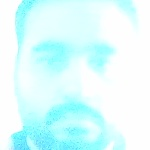
#> input picture PRY_ReconocimientoFacial/Reconocimiento Facial/Data/Jairo_Yesid_Lancheros/rotro_1.jpg, 150 x 150 px, given in place of the camera
$ python CrearDBrostros.py
#> lines starting #> are read from the running program, lines starting #| are printed output that depends on the picture
#https://docs.opencv.org/3.4/db/d28/tutorial_cascade_classifier.html
#https://opencv.org/
#https://revistadigital.inesem.es/informatica-y-tics/opencv/

#instalar opencv: detección de rostros y objetos
#!pip install opencv-python
#imutils: Una serie de funciones de conveniencia para hacer funciones básicas de procesamiento de imágenes
#!pip install imutils

import cv2
import os
import imutils

#cambiar por el nombre de la persona que vamos a guardar las imagenes
print("¿Nombre de la persona?")
nombre = input()
personName = nombre
#ruta Data
dataPath = 'Reconocimiento Facial/Data'
personPath = dataPath + '/' + personName

#crear la carpeta si no existe
if not os.path.exists(personPath):
    os.makedirs(personPath)
#captura de imagenes por medio de la camara
cap = cv2.VideoCapture(0,cv2.CAP_DSHOW)
#cap = cv2.VideoCapture('videoCamila.mp4')
faceClassif = cv2.CascadeClassifier(cv2.data.haarcascades+'haarcascade_frontalface_default.xml')
count = 0
#almacenar 300 rostros y luego se cierra
while True:
    ret, frame = cap.read()
#> frame is the input picture: shape (150, 150, 3); mean B, G, R 254, 253.7, 218.9
    if ret == False: break
    #redimensionar el tamaño de los fotogramas del video de entrada
    frame =  imutils.resize(frame, width=640)
#> frame: shape (640, 640, 3)
    gray = cv2.cvtColor(frame, cv2.COLOR_BGR2GRAY)
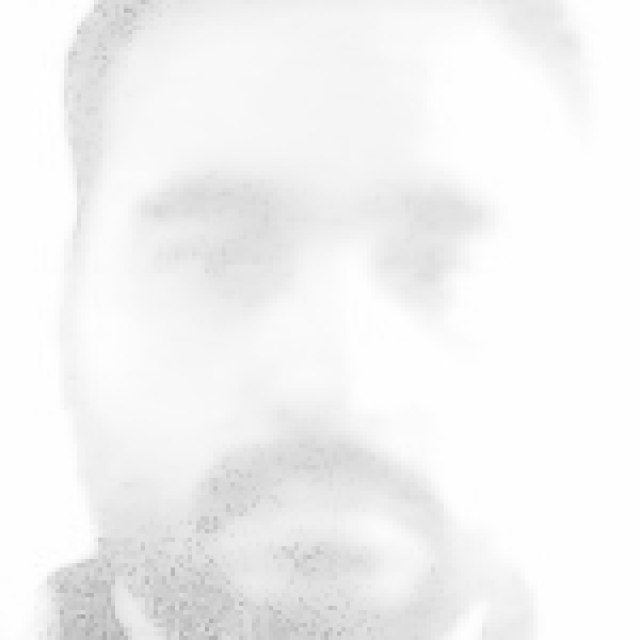
#> gray: shape (640, 640); min 165, max 255, mean 243.3
    auxFrame = frame.copy()
    faces = faceClassif.detectMultiScale(gray,1.3,5)
#> faces = [[39, 29, 559, 559]]
    for (x,y,w,h) in faces:
        cv2.rectangle(frame, (x,y),(x+w,y+h),(0,255,0),2)
        rostro = auxFrame[y:y+h,x:x+w]
        rostro = cv2.resize(rostro,(150,150),interpolation=cv2.INTER_CUBIC)
        cv2.imwrite(personPath + '/rotro_{}.jpg'.format(count),rostro)
        count = count + 1
#> this loop made 1 pass
#> (x, y, w, h, count) on pass 1: (39, 29, 559, 559, 1)
#> pass 1, `rostro = auxFrame[y:y+h,x:x+w]`:
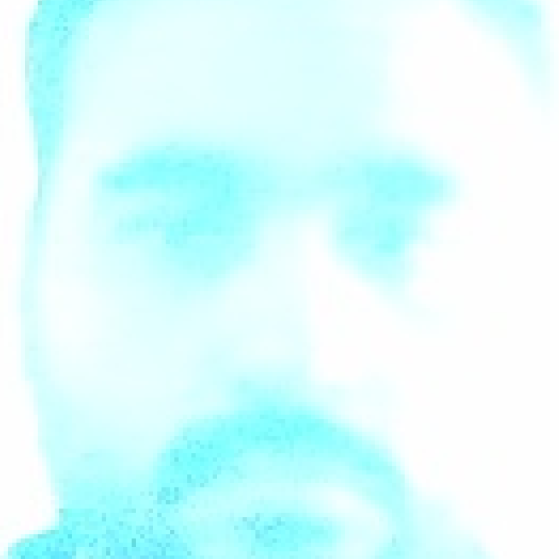
#> rostro: shape (559, 559, 3); mean B, G, R 254.1, 254.1, 218.7
#> after the loop:
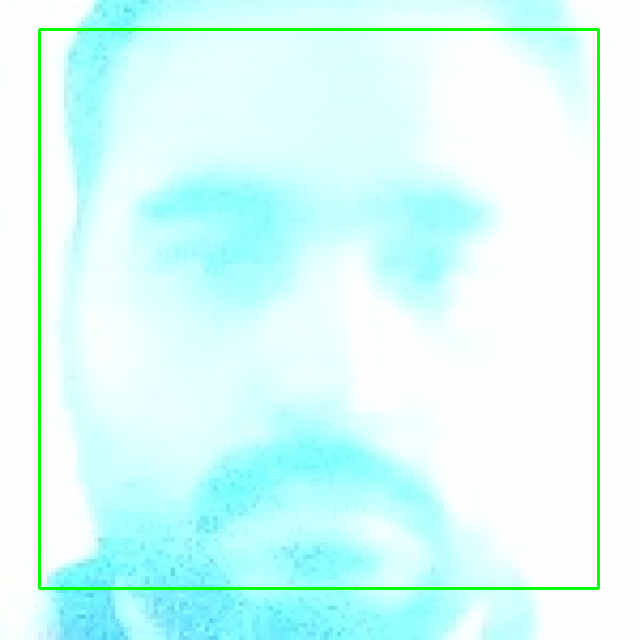
#> frame: shape (640, 640, 3); mean B, G, R 249.8, 253.7, 215.2
#> after the loop, count = 1
    cv2.imshow('frame',frame)
    k =  cv2.waitKey(1)
#> (key Esc is pressed here)
    if k == 27 or count >= 300:
        break
cap.release()
cv2.destroyAllWindows()
